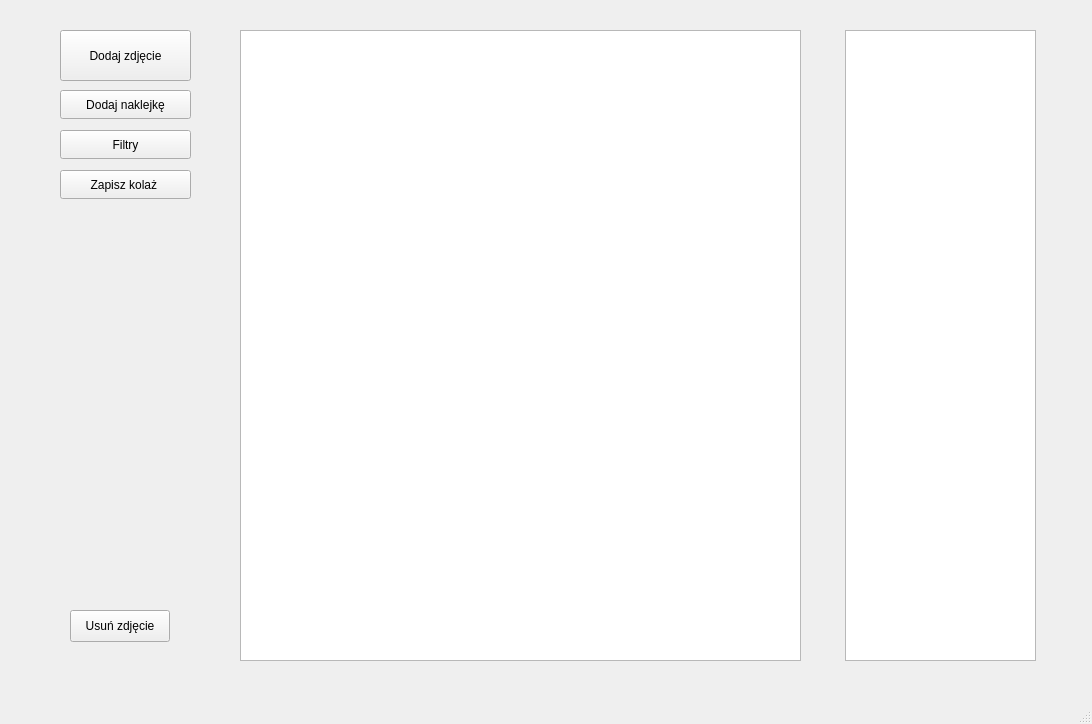
<?xml version="1.0" encoding="UTF-8"?>
<ui version="4.0">
 <class>MainWindow</class>
 <widget class="QMainWindow" name="MainWindow">
  <property name="geometry">
   <rect>
    <x>0</x>
    <y>0</y>
    <width>1092</width>
    <height>724</height>
   </rect>
  </property>
  <property name="windowTitle">
   <string>MainWindow</string>
  </property>
  <widget class="QWidget" name="centralwidget">
   <widget class="QGraphicsView" name="graphicsView">
    <property name="geometry">
     <rect>
      <x>240</x>
      <y>30</y>
      <width>561</width>
      <height>631</height>
     </rect>
    </property>
    <property name="verticalScrollBarPolicy">
     <enum>Qt::ScrollBarPolicy::ScrollBarAlwaysOff</enum>
    </property>
    <property name="horizontalScrollBarPolicy">
     <enum>Qt::ScrollBarPolicy::ScrollBarAlwaysOff</enum>
    </property>
   </widget>
   <widget class="QPushButton" name="pushButton">
    <property name="geometry">
     <rect>
      <x>60</x>
      <y>30</y>
      <width>131</width>
      <height>51</height>
     </rect>
    </property>
    <property name="text">
     <string>Dodaj zdjęcie</string>
    </property>
   </widget>
   <widget class="QPushButton" name="pushButton_2">
    <property name="geometry">
     <rect>
      <x>60</x>
      <y>90</y>
      <width>131</width>
      <height>29</height>
     </rect>
    </property>
    <property name="text">
     <string>Dodaj naklejkę</string>
    </property>
   </widget>
   <widget class="QPushButton" name="pushButton_3">
    <property name="geometry">
     <rect>
      <x>60</x>
      <y>130</y>
      <width>131</width>
      <height>29</height>
     </rect>
    </property>
    <property name="text">
     <string>Filtry</string>
    </property>
   </widget>
   <widget class="QPushButton" name="pushButton_4">
    <property name="geometry">
     <rect>
      <x>60</x>
      <y>170</y>
      <width>131</width>
      <height>29</height>
     </rect>
    </property>
    <property name="text">
     <string>Zapisz kolaż </string>
    </property>
   </widget>
   <widget class="QListWidget" name="listWidget">
    <property name="geometry">
     <rect>
      <x>845</x>
      <y>30</y>
      <width>191</width>
      <height>631</height>
     </rect>
    </property>
   </widget>
   <widget class="QPushButton" name="pushButton_5">
    <property name="geometry">
     <rect>
      <x>70</x>
      <y>610</y>
      <width>100</width>
      <height>32</height>
     </rect>
    </property>
    <property name="text">
     <string>Usuń zdjęcie</string>
    </property>
   </widget>
  </widget>
  <widget class="QMenuBar" name="menubar">
   <property name="geometry">
    <rect>
     <x>0</x>
     <y>0</y>
     <width>1092</width>
     <height>24</height>
    </rect>
   </property>
  </widget>
  <widget class="QStatusBar" name="statusbar"/>
 </widget>
 <resources/>
 <connections/>
</ui>
